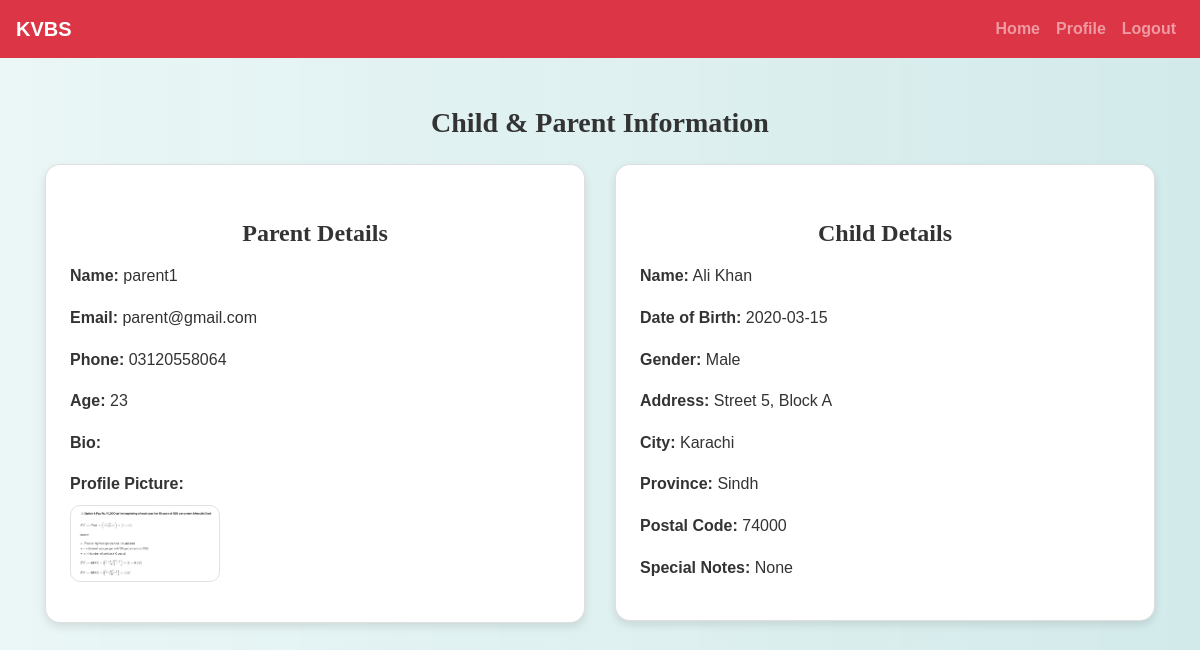
/worker/child_details.php?child_id=2 (signed in), run on the app's committed database.
### tables this page shows
CREATE TABLE `children` (
  `child_id` int(11) NOT NULL,
  `parent_id` int(11) NOT NULL,
  `first_name` varchar(100) NOT NULL,
  `last_name` varchar(100) NOT NULL,
  `date_of_birth` date NOT NULL,
  `gender` enum('Male','Female','Other') NOT NULL,
  `address` varchar(255) NOT NULL,
  `city` varchar(100) NOT NULL,
  `province` varchar(100) NOT NULL,
  `postal_code` varchar(20) NOT NULL,
  `special_notes` text DEFAULT NULL,
  `created_at` timestamp NOT NULL DEFAULT current_timestamp(),
  `updated_at` timestamp NOT NULL DEFAULT current_timestamp() ON UPDATE current_timestamp()
);

CREATE TABLE `users` (
  `id` int(11) NOT NULL,
  `username` varchar(50) NOT NULL,
  `password` varchar(255) NOT NULL,
  `email` varchar(100) NOT NULL,
  `phone` varchar(20) NOT NULL,
  `age` int(11) DEFAULT NULL,
  `bio` text DEFAULT NULL,
  `user_type` varchar(50) DEFAULT NULL,
  `profile_picture` varchar(255) DEFAULT NULL,
  `status` enum('pending','approved','rejected') DEFAULT 'pending'
);

### worker/child_details.php (the view, shortened to what this page needs)
<?php
include('config.php');
$child_id = intval($_GET['child_id']);
$child_query = "
    SELECT c.*, u.username, u.email, u.phone, u.age, u.bio, u.profile_picture
    FROM children c
    JOIN users u ON c.parent_id = u.id
    WHERE c.child_id = $child_id
";
$result = mysqli_query($conn, $child_query);
$child = mysqli_fetch_assoc($result);
?>
<!DOCTYPE html>
<html lang="en">
<head>
    <link rel="stylesheet" href="https://maxcdn.bootstrapcdn.com/bootstrap/4.5.2/css/bootstrap.min.css">
    <link rel="stylesheet" href="../css/style.css">
</head>
<body>
<?php include('navbar.php'); ?>
<div class="container mt-5">
    <h3 class="text-center mb-4">Child & Parent Information</h3>
    <div class="row">
        <div class="col-md-6 mb-4">
            <div class="card p-4">
                <h4 class="mb-3">Parent Details</h4>
                <p><strong>Name:</strong> <?= htmlspecialchars($child['username']) ?></p>
                <p><strong>Email:</strong> <?= htmlspecialchars($child['email']) ?></p>
                <p><strong>Phone:</strong> <?= htmlspecialchars($child['phone']) ?></p>
                <p><strong>Age:</strong> <?= htmlspecialchars($child['age']) ?></p>
                <p><strong>Bio:</strong> <?= nl2br(htmlspecialchars($child['bio'])) ?></p>
                <?php if ($child['profile_picture']): ?>
                    <p>
                        <strong>Profile Picture:</strong><br>
                        <img src="../uploads/<?= htmlspecialchars($child['profile_picture']) ?>" class="img-thumbnail mt-2">
                    </p>
                <?php endif; ?>
            </div>
        </div>
        <div class="col-md-6 mb-4">
            <div class="card p-4">
                <h4 class="mb-3">Child Details</h4>
                <p><strong>Name:</strong> <?= htmlspecialchars($child['first_name'] . ' ' . $child['last_name']) ?></p>
                <p><strong>Date of Birth:</strong> <?= htmlspecialchars($child['date_of_birth']) ?></p>
                <p><strong>Gender:</strong> <?= htmlspecialchars($child['gender']) ?></p>
                <p><strong>Address:</strong> <?= htmlspecialchars($child['address']) ?></p>
                <p><strong>City:</strong> <?= htmlspecialchars($child['city']) ?></p>
                <p><strong>Province:</strong> <?= htmlspecialchars($child['province']) ?></p>
                <p><strong>Postal Code:</strong> <?= htmlspecialchars($child['postal_code']) ?></p>
                <p><strong>Special Notes:</strong> <?= nl2br(htmlspecialchars($child['special_notes'])) ?></p>
            </div>
        </div>
    </div>
</div>
</body>
</html>

### css/style.css (style rules this page uses)
body { background: linear-gradient(90deg, rgba(233, 246, 246, 0.831), rgba(207, 233, 233, 0.9)); font-family: 'Arial', sans-serif; color: #333; line-height: 1.6; }
h1, h2, h3, h4 { text-align: center; margin-top: 30px; margin-bottom: 30px; font-family: 'Georgia', serif; }
.container { margin-bottom: 40px; }

### worker/child_details.php (style rules this page uses)
body { background-color: #f4f6f9; }
.card { border-radius: 15px; box-shadow: 0 4px 8px rgba(0,0,0,0.1); }
h3, h4 { font-weight: 600; }
.img-thumbnail { max-width: 150px; border-radius: 10px; }

### data on the page
children: parent.username "parent1", parent.email "parent@gmail.com", parent.phone "03120558064", parent.age "23", parent.profile_picture (picture), first_name+last_name "Ali Khan", date_of_birth "2020-03-15", gender "Male", address "Street 5, Block A", city "Karachi", province "Sindh", postal_code "74000", special_notes "None"
